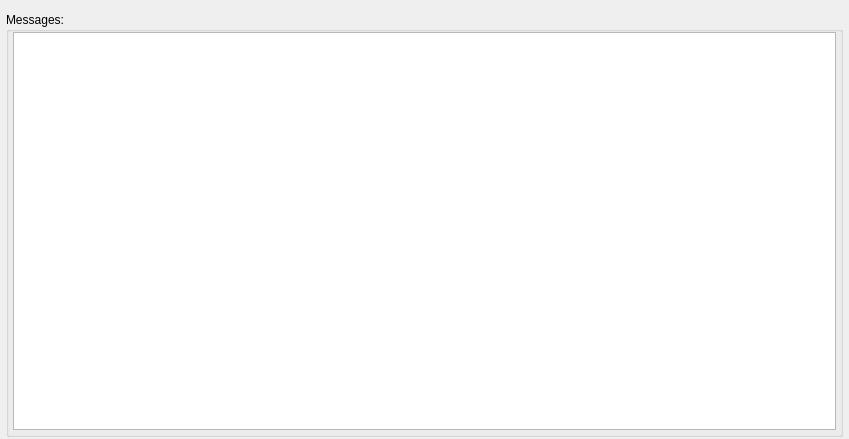
<?xml version="1.0" encoding="UTF-8"?>
<ui version="4.0">
 <class>MessageWindow</class>
 <widget class="QDialog" name="MessageWindow">
  <property name="geometry">
   <rect>
    <x>0</x>
    <y>0</y>
    <width>849</width>
    <height>439</height>
   </rect>
  </property>
  <property name="sizePolicy">
   <sizepolicy hsizetype="Preferred" vsizetype="Preferred">
    <horstretch>0</horstretch>
    <verstretch>0</verstretch>
   </sizepolicy>
  </property>
  <property name="windowTitle">
   <string>Seg3D 2.0 - Message History</string>
  </property>
  <property name="styleSheet">
   <string notr="true">QWidget#HistoryWidget {
	background-color: qlineargradient(spread:pad, x1:0.5, y1:0, x2:0.5, y2:0.960227, stop:0 rgba(221, 221, 221, 255), stop:0.155779 rgba(228, 228, 228, 255), stop:1 rgba(202, 204, 204, 255));
}

QLabel#message_label_{
	color: rgb(3, 86, 2);
}

QLabel#error_label_{
	color: rgb(121, 0, 0);
}

QLabel#warning_label_{
	color: rgb(165, 161, 34);
}
</string>
  </property>
  <layout class="QVBoxLayout" name="verticalLayout">
   <property name="spacing">
    <number>0</number>
   </property>
   <property name="leftMargin">
    <number>6</number>
   </property>
   <property name="topMargin">
    <number>12</number>
   </property>
   <property name="rightMargin">
    <number>6</number>
   </property>
   <property name="bottomMargin">
    <number>2</number>
   </property>
   <item>
    <widget class="QGroupBox" name="groupBox">
     <property name="title">
      <string>Messages:</string>
     </property>
     <layout class="QHBoxLayout" name="horizontalLayout_3">
      <property name="spacing">
       <number>0</number>
      </property>
      <property name="leftMargin">
       <number>4</number>
      </property>
      <property name="topMargin">
       <number>0</number>
      </property>
      <property name="rightMargin">
       <number>4</number>
      </property>
      <property name="bottomMargin">
       <number>4</number>
      </property>
      <item>
       <widget class="QListWidget" name="history_list_">
        <property name="font">
         <font>
          <weight>50</weight>
          <bold>false</bold>
         </font>
        </property>
        <property name="focusPolicy">
         <enum>Qt::NoFocus</enum>
        </property>
        <property name="contextMenuPolicy">
         <enum>Qt::DefaultContextMenu</enum>
        </property>
        <property name="midLineWidth">
         <number>1</number>
        </property>
        <property name="horizontalScrollBarPolicy">
         <enum>Qt::ScrollBarAlwaysOff</enum>
        </property>
        <property name="editTriggers">
         <set>QAbstractItemView::NoEditTriggers</set>
        </property>
        <property name="showDropIndicator" stdset="0">
         <bool>false</bool>
        </property>
        <property name="alternatingRowColors">
         <bool>true</bool>
        </property>
        <property name="selectionMode">
         <enum>QAbstractItemView::NoSelection</enum>
        </property>
        <property name="horizontalScrollMode">
         <enum>QAbstractItemView::ScrollPerItem</enum>
        </property>
        <property name="sortingEnabled">
         <bool>false</bool>
        </property>
       </widget>
      </item>
     </layout>
    </widget>
   </item>
  </layout>
 </widget>
 <resources/>
 <connections/>
</ui>
